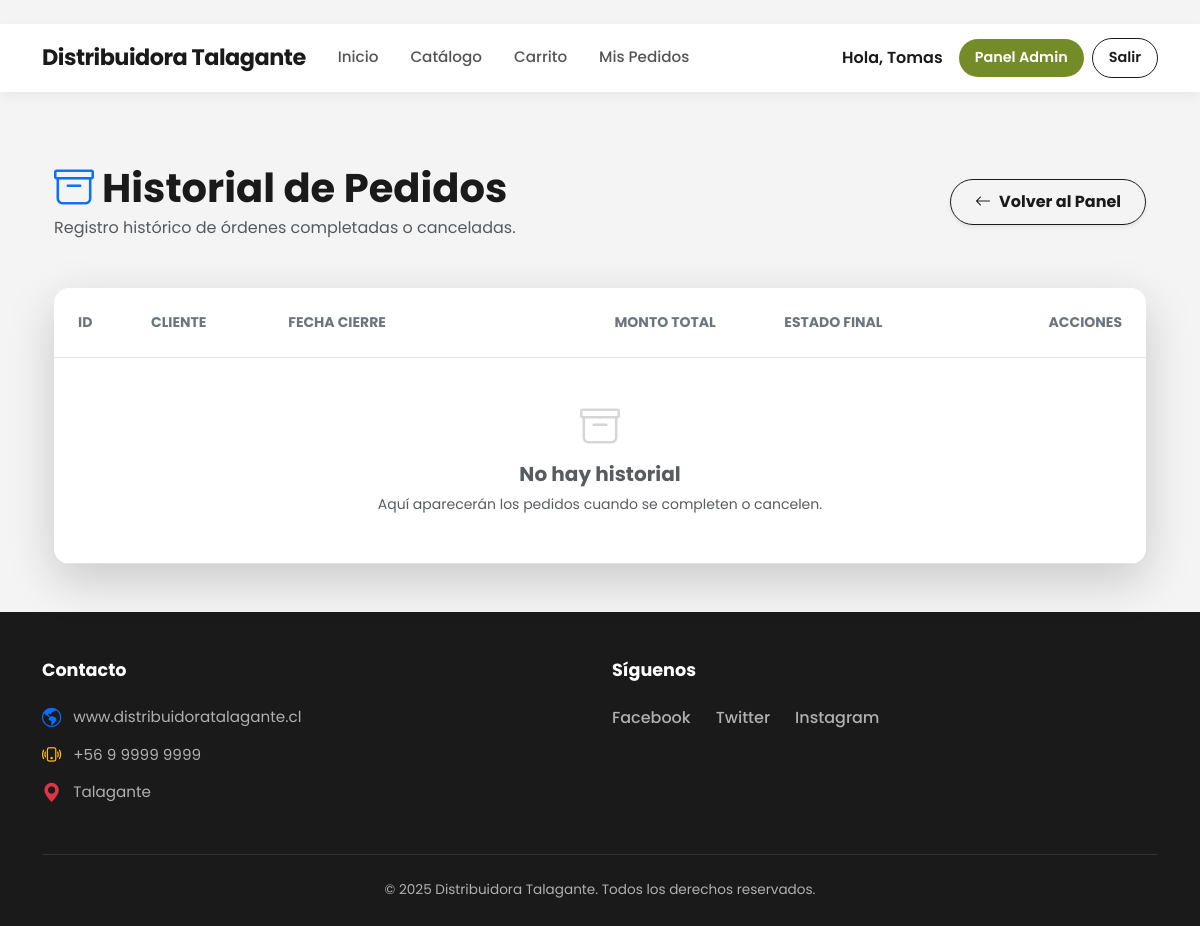
Before: /pedidos-finalizados/ (signed in) with the older database file.
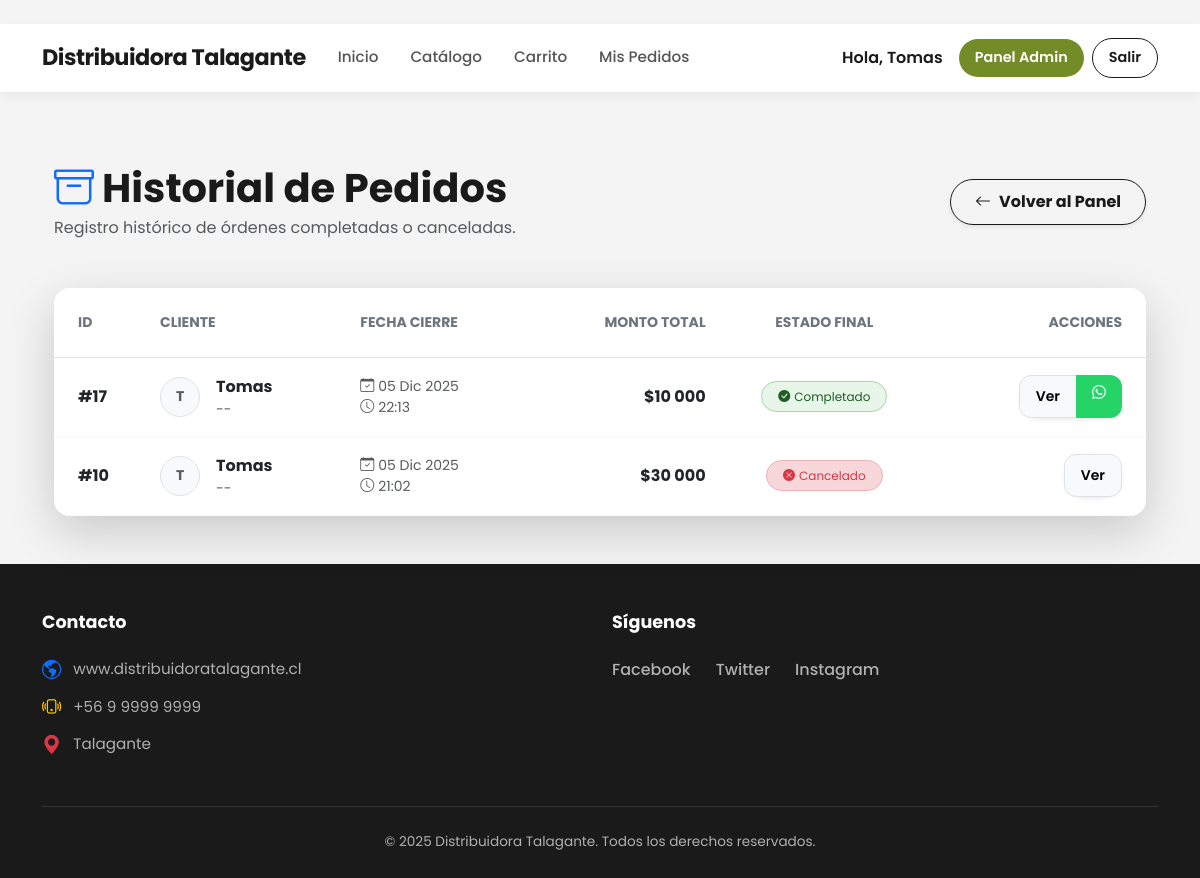
After: the same page with the newer database file.
### core/models.py (models this page shows, shortened)
class Orden(models.Model):
    ESTADOS = [
        ('pendiente', 'Pendiente de Pago'),
        ('confirmacion', 'En Confirmación'),
        ('preparacion', 'En Preparación'),
        ('despacho', 'En Despacho / Listo para Retiro'),
        ('cancelado', 'Cancelado'),
        ('completado', 'Completado'),
    ]
    METODOS_PAGO = [
        ('transferencia', 'Transferencia Bancaria'),
        ('efectivo', 'Pago en Efectivo (Retiro)'),
    ]
    usuario = models.ForeignKey(User, on_delete=models.CASCADE)
    fecha = models.DateTimeField(auto_now_add=True)
    estado = models.CharField(max_length=20, choices=ESTADOS, default='pendiente')
    total = models.DecimalField(max_digits=12, decimal_places=2)
    metodo_pago = models.CharField(max_length=20, choices=METODOS_PAGO, default='transferencia')
    instrucciones_transferencia = models.TextField(default="Realice transferencia a Cuenta Corriente XXXX-XXXX y envíe comprobante por WhatsApp.")
    comprobante = models.ImageField(upload_to='comprobantes/', blank=True, null=True, help_text="Foto del comprobante de pago")
    nota_comprobante = models.TextField(blank=True, null=True, help_text="Link o nota del comprobante (opcional)")
    mensaje_cliente = models.TextField(blank=True, help_text="Mensaje opcional del cliente")
    def get_whatsapp_link(self):
        return "https://wa.me/56949071013"

### core/views.py (the view)
# urls.py: path('pedidos-finalizados/', views.pedidos_finalizados, name='pedidos_finalizados'),
@login_required
@user_passes_test(lambda u: u.is_superuser)
def pedidos_finalizados(request):
    ordenes = Orden.objects.select_related('usuario', 'usuario__perfil') \
                           .prefetch_related('itemorden_set__producto') \
                           .filter(estado__in=['completado', 'cancelado']) \
                           .order_by('-fecha')
    context = {'ordenes': ordenes, 'titulo': 'Pedidos Finalizados'}
    return render(request, 'core/pedidos_finalizados.html', context)  # ← NOMBRE CORRECTO

### core/templates/core/pedidos_finalizados.html (shortened to what the changed rows need)
{% extends "core/base.html" %}
{% load humanize %}
{% block content %}
<div class="container py-5 animate-fade-in">
    <div class="d-flex justify-content-between align-items-center mb-5">
        <div>
            <h1 class="fw-bold mb-1" style="color: #1a1a1a;">
                <i class="bi bi-archive text-primary me-2"></i>Historial de Pedidos
            </h1>
        </div>
    </div>
    <div class="card border-0 shadow-lg rounded-4 overflow-hidden">
        <div class="card-body p-0">
            <div class="table-responsive">
                <table class="table table-hover align-middle mb-0">
                    <thead class="bg-light">
                        <tr>
                            <th class="ps-4 py-4 text-secondary text-uppercase small fw-bold">ID</th>
                            <th class="py-4 text-secondary text-uppercase small fw-bold">Cliente</th>
                            <th class="py-4 text-secondary text-uppercase small fw-bold">Fecha Cierre</th>
                            <th class="py-4 text-secondary text-uppercase small fw-bold text-end">Monto Total</th>
                            <th class="py-4 text-secondary text-uppercase small fw-bold text-center">Estado Final</th>
                            <th class="pe-4 py-4 text-end text-secondary text-uppercase small fw-bold">Acciones</th>
                        </tr>
                    </thead>
                    <tbody>
                        {% for o in ordenes %}
                        <tr class="border-bottom border-light">
                            <td class="ps-4 py-3">
                                <span class="fw-bold text-dark">#{{ o.id }}</span>
                            </td>
                            <td class="py-3">
                                <div class="d-flex align-items-center">
                                    <div class="rounded-circle bg-light border d-flex align-items-center justify-content-center me-3"
                                         style="width: 40px; height: 40px;">
                                        <span class="fw-bold text-muted small">
                                            {{ o.usuario.username|make_list|first|upper }}
                                        </span>
                                    </div>
                                    <div>
                                        <div class="fw-bold text-dark">{{ o.usuario.username }}</div>
                                        <small class="text-muted">{{ o.usuario.perfil.nombre_completo|default:"--" }}</small>
                                    </div>
                                </div>
                            </td>
                            <td class="py-3 text-muted small">
                                <i class="bi bi-calendar-check me-1"></i>{{ o.fecha|date:"d M Y" }}
                                <br><i class="bi bi-clock me-1"></i>{{ o.fecha|time:"H:i" }}
                            </td>
                            <td class="py-3 text-end fw-bold text-dark">
                                ${{ o.total|floatformat:0|intcomma }}
                            </td>
                            <td class="py-3 text-center">
                                <span class="badge rounded-pill px-3 py-2 fw-normal border
                                    {% if o.estado == 'completado' %}
                                        bg-success-subtle text-success border-success-subtle
                                    {% else %}
                                        bg-danger-subtle text-danger border-danger-subtle
                                    {% endif %}">
                                    {% if o.estado == 'completado' %}
                                        <i class="bi bi-check-circle-fill me-1"></i>Completado
                                    {% else %}
                                        <i class="bi bi-x-circle-fill me-1"></i>Cancelado
                                    {% endif %}
                                </span>
                            </td>
                            <td class="pe-4 py-3 text-end">
                                <div class="btn-group shadow-sm rounded-pill">
                                    <a href="{% url 'orden_detail' o.id %}" class="btn btn-light btn-sm border px-3" title="Ver Detalles">
                                        Ver
                                    </a>
                                    {% if o.estado == 'completado' and o.get_whatsapp_link %}
                                        <a href="{{ o.get_whatsapp_link }}" target="_blank" class="btn btn-success btn-sm px-3" title="Contactar">
                                            <i class="bi bi-whatsapp"></i>
                                        </a>
                                    {% endif %}
                                </div>
                            </td>
                        </tr>
                        {% empty %}
                        <tr>
                            <td colspan="6" class="text-center py-5 text-muted">
                                <div class="opacity-25 mb-3">
                                    <i class="bi bi-archive fs-1"></i>
                                </div>
                                <h5 class="fw-bold">No hay historial</h5>
                                <p class="mb-0 small">Aquí aparecerán los pedidos cuando se completen o cancelen.</p>
                            </td>
                        </tr>
                        {% endfor %}
                    </tbody>
                </table>
            </div>
        </div>
    </div>
</div>
{% endblock %}

Changed rows visible on the page:
added Orden: id "17", usuario.username|make_list "T", usuario.username "Tomas", usuario.perfil.nombre_completo "--", fecha "05 Dic 2025", fecha "22:13", total "10 000", estado "completado" (drawn)
added Orden: id "10", usuario.username|make_list "T", usuario.username "Tomas", usuario.perfil.nombre_completo "--", fecha "05 Dic 2025", fecha "21:02", total "30 000", estado "cancelado" (drawn)
Other visible differences:
text no longer shown: "No hay historial Aquí aparecerán los pedidos cuando se completen o cancelen."
